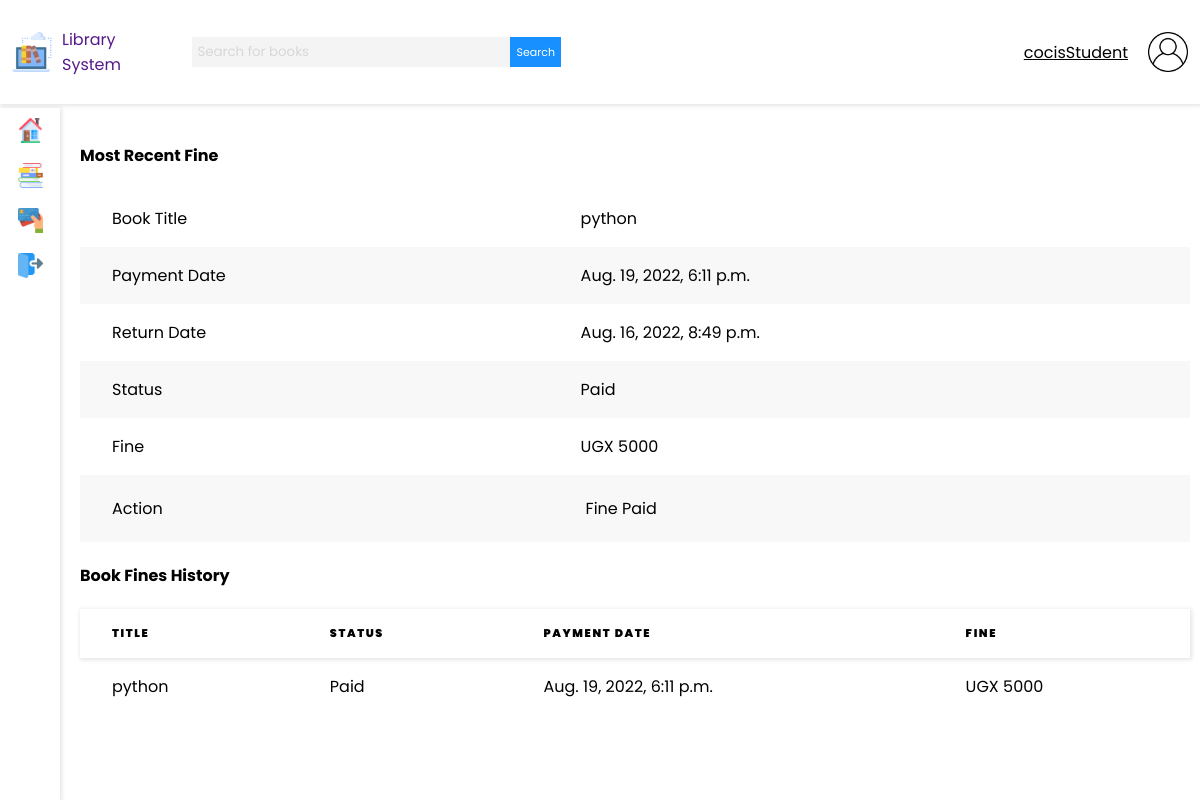
Page /fines/book_fines/ (signed in) on the committed database.
### base/models.py (models this page shows, shortened)
class Fine(models.Model):
    STATUS = (
        ('Paid', 'Paid'),
        ('Not Paid', 'Not Paid'),
    )
    fine = models.IntegerField(blank=True, null=True)
    order = models.ForeignKey(Order, null=True, on_delete=models.SET_NULL)
    book_name = models.ForeignKey(Book, null=True, on_delete=models.SET_NULL)
    return_date = models.DateTimeField(
        auto_now_add=False, auto_now=False, blank=True, null=True)
    status = models.CharField(max_length=200, null=True, choices=STATUS)
    payment_date = models.DateTimeField(
        auto_now_add=False, auto_now=False, blank=True)
    student_name = models.ForeignKey(
        User, null=True, on_delete=models.SET_NULL)

class Book(models.Model):
    title = models.CharField(max_length=200)
    author = models.CharField(max_length=200)
    description = models.TextField(null=True, blank=True)
    updated = models.DateField(auto_now=True)
    updated = models.DateField(auto_now_add=True)
    def __str__(self):
        return self.title

### base/views.py (the view)
# urls.py: path('fines/book_fines/', views.bookFines, name='book_fines'),
@login_required(login_url="/login")
def bookFines(request):
    fine_history = []
    current_fine = {}
    total_fines_unpaid = 0
    total_fines_paid = 0
    students_with_fines = 0
    user_role = Role.objects.get(user=request.user.id)
    try:
        current_fine = Fine.objects.filter(
            student_name=request.user).order_by("-id")[:1]
        current_fine = current_fine[0]
        fine_history = Fine.objects.filter(student_name=request.user)
    except:
        pass
    total_fines = Fine.objects.all().order_by("-status")
    for fine in total_fines:
        students_with_fines = students_with_fines + 1
        if fine.status == "Paid":
            total_fines_paid += fine.fine
        else:
            total_fines_unpaid += fine.fine
    context = {
        "current_fine": current_fine,
        "fine_history": fine_history,
        "total_fines_paid": total_fines_paid,
        "total_fines_unpaid": total_fines_unpaid,
        "students_with_fines": students_with_fines,
        "total_fines": total_fines,
        "user_role": user_role
    }
    return render(request, 'fines/book_fines.html', context)

### templates/fines/book_fines.html (shortened to what this page needs)
{% extends 'main.html' %}
{% load static %}
{% block content %}
{% if user_role.role == 'Student' %}
<div class="">
    <div class="book_request_card">
        <h4>Most Recent Fine</h4>
        <table>
            <tbody>
                <tr>
                    <td>Book Title</td>
                    <td>{{ current_fine.book_name }}</td>
                </tr>
                <tr>
                    <td>Payment Date</td>
                    <td>{{ current_fine.payment_date }}</td>
                </tr>
                <tr>
                    <td>Return Date</td>
                    <td>{{ current_fine.return_date }}</td>
                </tr>
                <tr>
                    <td>Status</td>
                    <td>{{ current_fine.status }}</td>
                </tr>
                <tr>
                    <td>Fine</td>
                    <td>UGX {{ current_fine.fine }}</td>
                </tr>
                <tr>
                    <td>Action</td>
                    <td>
                        {% if current_fine.status == "Paid" %}
                        <p>Fine Paid</p>
                        {% else %}
                        <p>Please go to Librarian to pay and confirm your payment</p>
                        {% endif %}
                    </td>
                </tr>
            </tbody>
        </table>
    </div>
    <h4>Book Fines History</h4>
    <table>
        <thead>
            <tr>
                <th>Title</th>
                <th>Status</th>
                <th>Payment Date</th>
                <th>Fine</th>
            </tr>
        </thead>
        <tbody>
            {% for fine in fine_history %}
            <tr>
                <td>{{ fine.book_name }}</td>
                <td>{{ fine.status }}</td>
                <td>{{ fine.payment_date }}</td>
                <td>UGX {{ fine.fine }}</td>
            </tr>
            {% endfor %}
        </tbody>
    </table>
</div>
{% endif %}
{% endblock %}

### templates/navbar.html
{% load static %}
<nav class="navbar">
    <div class="nav-logo-search">
        <a href="" class="navbar-brand">
            <img class="navbar-image" src="{% static 'images/digital-library.png' %}" alt="">
            <span>Library System</span>
        </a>
        <form method="GET" action="" class="nav-search nav-search-responsive">
            <input value="{{ q }}" name="q" class="nav-search-input" type="text" placeholder="Search for books">
            <button class="nav-search-button" type="submit">Search</button>
        </form>
    </div>
    <div class="nav-user-profile">
        <span>{{ request.user }}</span>
        <img class="navbar-image" src="{% static 'images/user.png' %}" alt="">
    </div>
</nav>

### static/styles/main3.css (style rules this page uses)
body { font-family: 'Poppins', sans-serif; padding: 0; margin: 0; background-color: #fff; box-sizing: border-box; }
a,input,button { text-decoration: none; font-family: 'Poppins'; }
table { border-collapse: collapse; text-align: left; width: 100%; overflow-x: scroll; }
thead { box-shadow: 1px 1px 4px 1px rgba(0, 0, 0, 0.1); }
thead th { padding: 1rem 2rem; text-transform: uppercase; letter-spacing: 0.1rem; font-size: 0.7rem; font-weight: 900; }
tbody td { padding: 1rem 2rem; }
tbody tr:nth-child(even) { background-color: #f8f8f8; }
.navbar { height: 13vh; background-color: #fff; box-shadow: 1px 1px 4px 1px rgba(0, 0, 0, 0.1); display: flex; flex-direction: row; align-items: center; padding: 0 1%; position: fixed; top: 0; left: 0; width: 98%; }
.nav-logo-search { display: flex; width: 50%; justify-content: space-between; align-items: center; }
.navbar-brand { display: block; width: 30%; display: flex; align-items: center; }
.navbar-brand span { margin: 0 10px; }
.navbar-image { height: 40px; width: 40px; }
.nav-search { width: 70%; display: flex; flex-direction: row; margin: 10px 10px; }
.nav-search-input { border: 0; background-color: #f4f4f4; height: 30px; width: 80%; margin: 0; padding: 5px; outline: none; }
.nav-search-input::placeholder { color: #d7d7d7; font-family: 'Poppins'; }
.nav-search-button { background-color: #1890ff; color: #ffffff; border: 0; border-radius: 0; transition: .3s ease-in; font-size: 11px; }
.nav-user-profile { width: 50%; display: flex; justify-content: flex-end; align-items: center; }
.nav-user-profile span { margin: 0 20px; text-decoration: underline; cursor: pointer; }
.book-card h3,p { margin: 5px; }

### static/styles/main12.css (style rules this page uses)
body { font-family: 'Poppins', sans-serif; padding: 0; margin: 0; background-color: #fff; box-sizing: border-box; }
a,input,button { text-decoration: none; font-family: 'Poppins'; }
table { border-collapse: collapse; text-align: left; width: 100%; overflow-x: scroll; }
thead { box-shadow: 1px 1px 4px 1px rgba(0, 0, 0, 0.1); }
thead th { padding: 1rem 2rem; text-transform: uppercase; letter-spacing: 0.1rem; font-size: 0.7rem; font-weight: 900; }
tbody td { padding: 1rem 2rem; }
tbody tr:nth-child(even) { background-color: #f8f8f8; }
.navbar { height: 13vh; background-color: #fff; box-shadow: 1px 1px 4px 1px rgba(0, 0, 0, 0.1); display: flex; flex-direction: row; align-items: center; padding: 0 1%; position: fixed; top: 0; left: 0; width: 98%; }
.nav-logo-search { display: flex; width: 50%; justify-content: space-between; align-items: center; }
.navbar-brand { display: block; width: 30%; display: flex; align-items: center; }
.navbar-brand span { margin: 0 10px; }
.navbar-image { height: 40px; width: 40px; }
.nav-search { width: 70%; display: flex; flex-direction: row; margin: 10px 10px; }
.nav-search-input { border: 0; background-color: #f4f4f4; height: 30px; width: 80%; margin: 0; padding: 5px; outline: none; }
.nav-search-input::placeholder { color: #d7d7d7; font-family: 'Poppins'; }
.nav-search-button { background-color: #1890ff; color: #ffffff; border: 0; border-radius: 0; transition: .3s ease-in; font-size: 11px; }
.nav-user-profile { width: 50%; display: flex; justify-content: flex-end; align-items: center; }
.nav-user-profile span { margin: 0 20px; text-decoration: underline; cursor: pointer; }
.book-card h3,p { margin: 5px; }

### rows in the picture
Fine: book_name "python", payment_date "Aug. 19, 2022, 6:11 p.m.", return_date "Aug. 16, 2022, 8:49 p.m.", status "Paid", fine "5000"

### other values in the picture
{{ request.user }} "cocisStudent"
